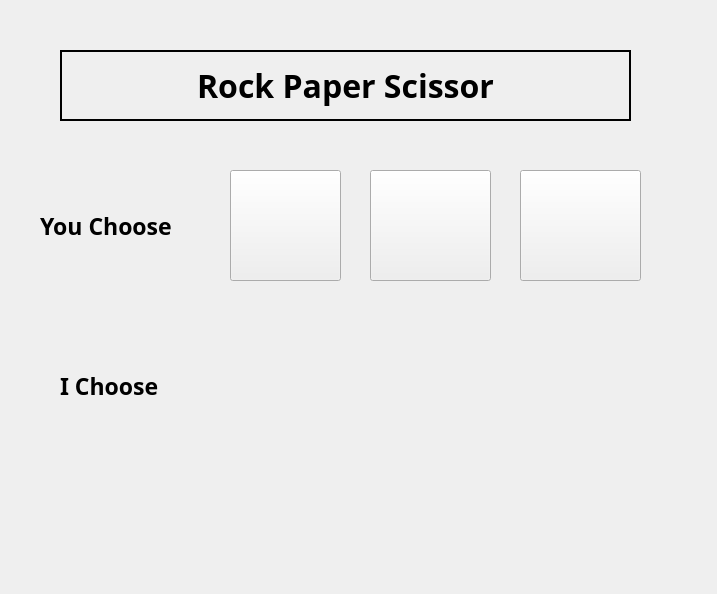
<?xml version="1.0" encoding="UTF-8"?>
<ui version="4.0">
 <class>RockPaperScisor</class>
 <widget class="QWidget" name="RockPaperScisor">
  <property name="geometry">
   <rect>
    <x>0</x>
    <y>0</y>
    <width>717</width>
    <height>594</height>
   </rect>
  </property>
  <property name="font">
   <font>
    <pointsize>22</pointsize>
   </font>
  </property>
  <property name="windowTitle">
   <string>RockPaperScissor</string>
  </property>
  <widget class="QPushButton" name="rock">
   <property name="geometry">
    <rect>
     <x>230</x>
     <y>170</y>
     <width>111</width>
     <height>111</height>
    </rect>
   </property>
   <property name="toolTip">
    <string>Rock</string>
   </property>
   <property name="styleSheet">
    <string notr="true">background-image: url(:/newPrefix/Webp.net-resizeimage (1).png);</string>
   </property>
   <property name="text">
    <string notr="true"/>
   </property>
  </widget>
  <widget class="QPushButton" name="paper">
   <property name="geometry">
    <rect>
     <x>370</x>
     <y>170</y>
     <width>121</width>
     <height>111</height>
    </rect>
   </property>
   <property name="toolTip">
    <string>Paper</string>
   </property>
   <property name="autoFillBackground">
    <bool>false</bool>
   </property>
   <property name="styleSheet">
    <string notr="true">background-image: url(:/newPrefix/Webp.net-resizeimage (2).png);</string>
   </property>
   <property name="text">
    <string/>
   </property>
  </widget>
  <widget class="QPushButton" name="scissor">
   <property name="geometry">
    <rect>
     <x>520</x>
     <y>170</y>
     <width>121</width>
     <height>111</height>
    </rect>
   </property>
   <property name="mouseTracking">
    <bool>false</bool>
   </property>
   <property name="toolTip">
    <string>Scissors</string>
   </property>
   <property name="autoFillBackground">
    <bool>false</bool>
   </property>
   <property name="styleSheet">
    <string notr="true">background-image: url(:/newPrefix/Webp.net-resizeimage (3).png);</string>
   </property>
   <property name="text">
    <string/>
   </property>
  </widget>
  <widget class="QLabel" name="label">
   <property name="geometry">
    <rect>
     <x>60</x>
     <y>50</y>
     <width>571</width>
     <height>71</height>
    </rect>
   </property>
   <property name="font">
    <font>
     <family>Purisa</family>
     <pointsize>24</pointsize>
     <weight>75</weight>
     <bold>true</bold>
    </font>
   </property>
   <property name="focusPolicy">
    <enum>Qt::StrongFocus</enum>
   </property>
   <property name="frameShape">
    <enum>QFrame::WinPanel</enum>
   </property>
   <property name="lineWidth">
    <number>32</number>
   </property>
   <property name="text">
    <string>Rock Paper Scissor</string>
   </property>
   <property name="scaledContents">
    <bool>false</bool>
   </property>
   <property name="alignment">
    <set>Qt::AlignCenter</set>
   </property>
  </widget>
  <widget class="QLabel" name="botlabel">
   <property name="geometry">
    <rect>
     <x>290</x>
     <y>330</y>
     <width>261</width>
     <height>101</height>
    </rect>
   </property>
   <property name="frameShape">
    <enum>QFrame::NoFrame</enum>
   </property>
   <property name="text">
    <string/>
   </property>
   <property name="alignment">
    <set>Qt::AlignCenter</set>
   </property>
  </widget>
  <widget class="QLabel" name="result">
   <property name="geometry">
    <rect>
     <x>100</x>
     <y>480</y>
     <width>481</width>
     <height>71</height>
    </rect>
   </property>
   <property name="font">
    <font>
     <family>Purisa</family>
     <pointsize>24</pointsize>
     <weight>50</weight>
     <bold>false</bold>
    </font>
   </property>
   <property name="frameShape">
    <enum>QFrame::NoFrame</enum>
   </property>
   <property name="frameShadow">
    <enum>QFrame::Plain</enum>
   </property>
   <property name="text">
    <string/>
   </property>
   <property name="alignment">
    <set>Qt::AlignCenter</set>
   </property>
  </widget>
  <widget class="QLabel" name="label_4">
   <property name="geometry">
    <rect>
     <x>40</x>
     <y>190</y>
     <width>161</width>
     <height>71</height>
    </rect>
   </property>
   <property name="font">
    <font>
     <family>Purisa</family>
     <pointsize>17</pointsize>
     <weight>75</weight>
     <bold>true</bold>
    </font>
   </property>
   <property name="text">
    <string>You Choose</string>
   </property>
  </widget>
  <widget class="QLabel" name="label_5">
   <property name="geometry">
    <rect>
     <x>60</x>
     <y>350</y>
     <width>141</width>
     <height>71</height>
    </rect>
   </property>
   <property name="font">
    <font>
     <family>Purisa</family>
     <pointsize>17</pointsize>
     <weight>75</weight>
     <bold>true</bold>
    </font>
   </property>
   <property name="text">
    <string>I Choose</string>
   </property>
  </widget>
 </widget>
 <resources>
  <include location="../../../Downloads/r.qrc"/>
 </resources>
 <connections/>
</ui>
